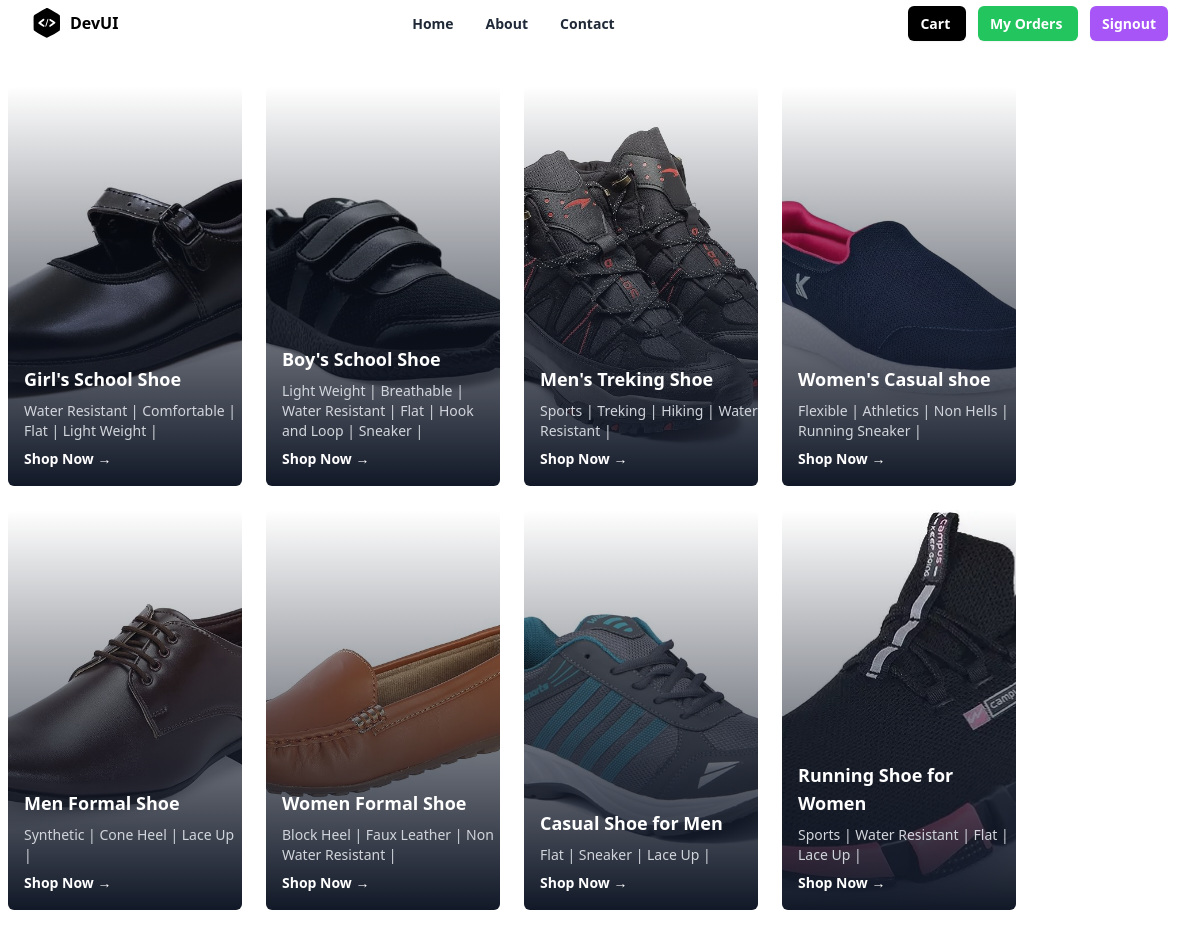
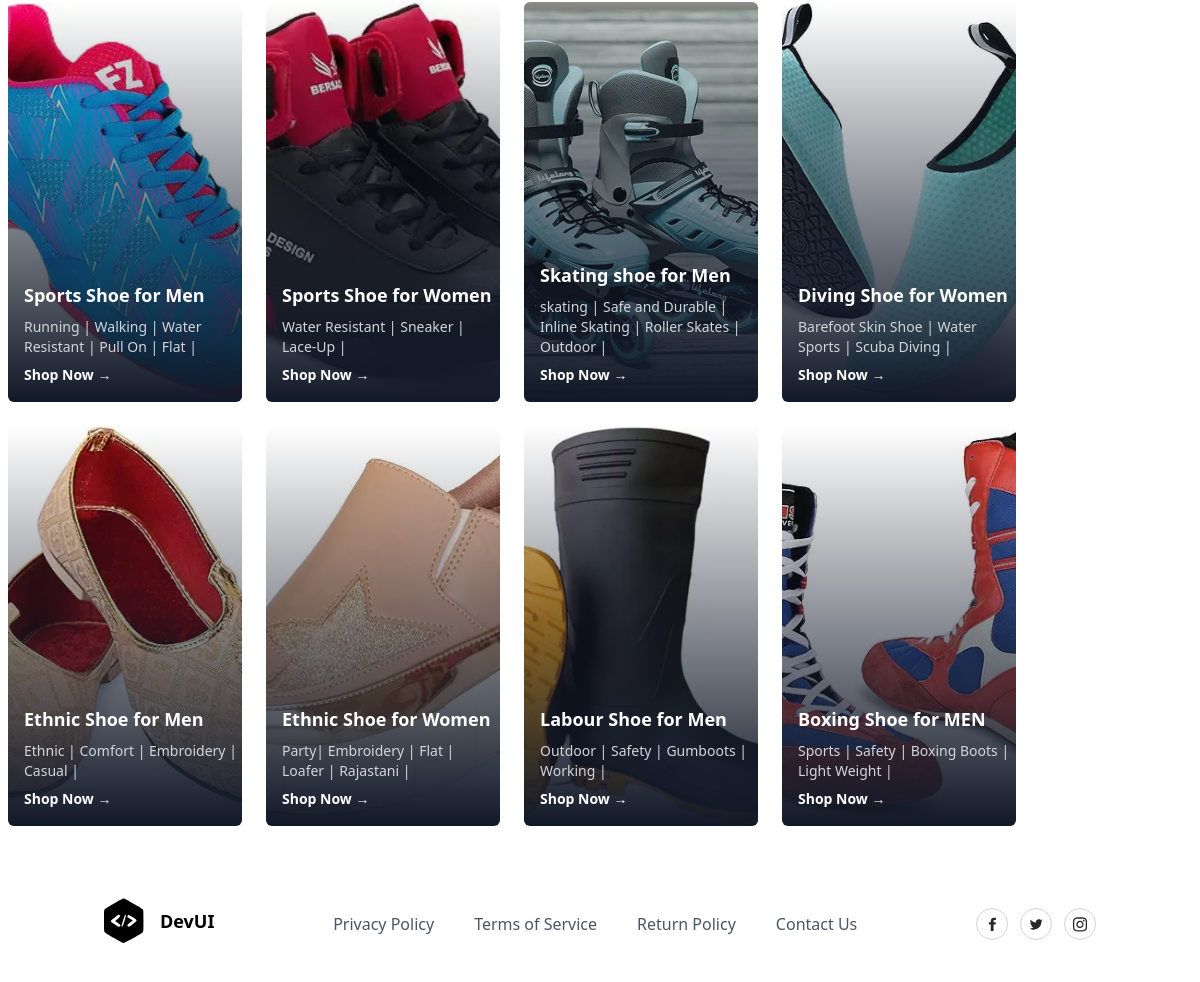
The app's page /index/ with its own data (2 pictures, top to bottom).
### shoestore/models.py (models this page shows, shortened)
class Product(models.Model):
    title=models.CharField(max_length=100)
    description=models.TextField(null=True,blank=True)
    size_object=models.ManyToManyField(Size,null=True,blank=True)
    season_object=models.ManyToManyField(Season,null=True,blank=True)
    material_object=models.ForeignKey(Material,on_delete=models.CASCADE)
    category_object=models.ForeignKey(Category,on_delete=models.CASCADE)
    brand_object=models.ForeignKey(Brand,on_delete=models.CASCADE)
    image=models.ImageField(upload_to="product_images",null=True,blank=True,default="product_images/default.jpg")
    price=models.PositiveIntegerField()
    tag_object=models.ManyToManyField(Tag,null=True,blank=True)
    created_date=models.DateTimeField(auto_now_add=True)
    updated_date=models.DateTimeField(auto_now=True)
    is_active=models.BooleanField(default=True)

### shoestore/views.py (the view)
# urls.py: path("index/",views.IndexView.as_view(),name="index"),
class IndexView(View):
    def get(self,request,*args,**kwargs):
        qs=Product.objects.all()
        return render(request,"index.html",{"data":qs})

### shoestore/templates/index.html
{%extends 'base.html'%}
{%block main_block%}
    <div class="container">
        <div class="mx-auto grid w-full max-w-7xl items-center space-y-4 px-2 py-10 md:grid-cols-2 md:gap-6 md:space-y-0 lg:grid-cols-4">
            {%for p in data%}
            <div class="relative aspect-[16/9]  w-auto rounded-md md:aspect-auto md:h-[400px]">
                <img
                  src="{{p.image.url}}"
                  alt="AirMax Pro"
                  class="z-0 h-full rounded-md object-cover"
                />
                <div class="absolute inset-0 rounded-md bg-gradient-to-t from-gray-900 to-transparent"></div>
                <div class="absolute bottom-4 left-4 text-left">
                  <h1 class="text-lg font-semibold text-white">{{p.title}}</h1>
                  <p class="mt-2 text-sm text-gray-300">
                    {{p.description}}
                  </p>
                  <a href="{%url 'product-detail' p.id%}" class="mt-2 inline-flex cursor-pointer items-center text-sm font-semibold text-white">
                    Shop Now →
                  </a>
                </div>
              </div>
            {%endfor%}
          </div>
    </div>
{%endblock%}

### shoestore/templates/base.html (shortened to what this page needs)
<!DOCTYPE html>
<html lang="en">
<head>
    <script src="https://cdn.tailwindcss.com"></script>
</head>
<body>
    <div class="relative w-full bg-white">
        <div class="mx-auto flex max-w-7xl items-center justify-between px-4 py-2 sm:px-6 lg:px-8">
          <div class="inline-flex items-center space-x-2">
            <span>
            </span>
            <span class="font-bold">DevUI</span>
          </div>
          <div class="hidden lg:block">
            <ul class="inline-flex space-x-8">
              <li>
                <a
                  href="#"
                  class="text-sm font-semibold text-gray-800 hover:text-gray-900"
                >
                  Home
                </a>
              </li>
              <li>
                <a
                  href="#"
                  class="text-sm font-semibold text-gray-800 hover:text-gray-900"
                >
                  About
                </a>
              </li>
              <li>
                <a
                  href="#"
                  class="text-sm font-semibold text-gray-800 hover:text-gray-900"
                >
                  Contact
                </a>
              </li>
            </ul>
          </div>
          <div class="hidden lg:block">
            <a
              href="{%url 'cart-summary'%}"
              class="rounded-md bg-black px-3 py-2 text-sm font-semibold text-white shadow-sm hover:bg-black/80 focus-visible:outline focus-visible:outline-2 focus-visible:outline-offset-2 focus-visible:outline-black"
            >
              Cart
            </a>
            <a
              href="{%url 'order-summary'%}"
              class="rounded-md  ms-3 bg-green-500 px-3 py-2 text-sm font-semibold text-white shadow-sm hover:bg-black/80 focus-visible:outline focus-visible:outline-2 focus-visible:outline-offset-2 focus-visible:outline-black"
            >
              My Orders
            </a>
            <a
            href="{%url 'signout'%}"
            class="rounded-md ms-3 bg-purple-500 px-3 py-2 text-sm font-semibold text-white shadow-sm hover:bg-black/80 focus-visible:outline focus-visible:outline-2 focus-visible:outline-offset-2 focus-visible:outline-black"
          >
            Signout
          </a>
          </div>
        </div>
      </div>
    {%block main_block%}
    {%endblock%}
    <section class="relative overflow-hidden bg-white py-8">
        <div class="container relative z-10 mx-auto px-4">
          <div class="-m-8 flex flex-wrap items-center justify-between">
            <div class="w-auto p-8">
              <a href="#">
                <div class="inline-flex items-center">
                  <span class="ml-4 text-lg font-bold">DevUI</span>
                </div>
              </a>
            </div>
            <div class="w-auto p-8">
              <ul class="-m-5 flex flex-wrap items-center">
                <li class="p-5">
                  <a class="font-medium text-gray-600 hover:text-gray-700" href="#">
                    Privacy Policy
                  </a>
                </li>
                <li class="p-5">
                  <a class="font-medium text-gray-600 hover:text-gray-700" href="#">
                    Terms of Service
                  </a>
                </li>
                <li class="p-5">
                  <a class="font-medium text-gray-600 hover:text-gray-700" href="#">
                    Return Policy
                  </a>
                </li>
                <li class="p-5">
                  <a class="font-medium text-gray-600 hover:text-gray-700" href="#">
                    Contact Us
                  </a>
                </li>
              </ul>
            </div>
            <div class="w-auto p-8">
              <div class="-m-1.5 flex flex-wrap">
                <div class="w-auto p-1.5">
                  <a href="#">
                    <div class="flex h-8 w-8 items-center justify-center rounded-full border border-gray-300 hover:border-gray-400">
                    </div>
                  </a>
                </div>
                <div class="w-auto p-1.5">
                  <a href="#">
                    <div class="flex h-8 w-8 items-center justify-center rounded-full border border-gray-300 hover:border-gray-400">
                    </div>
                  </a>
                </div>
                <div class="w-auto p-1.5">
                  <a href="#">
                    <div class="flex h-8 w-8 items-center justify-center rounded-full border border-gray-300 hover:border-gray-400">
                    </div>
                  </a>
                </div>
              </div>
            </div>
          </div>
        </div>
      </section>
</body>
</html>

### records on screen
Product: image (picture), title "Girl's School Shoe", description "Water Resistant | Comfortable | Flat | Light Weight |"
Product: image (picture), title "Boy's School Shoe", description "Light Weight | Breathable | Water Resistant | Flat | Hook and Loop | Sneaker |"
Product: image (picture), title "Men's Treking Shoe", description "Sports | Treking | Hiking | Water Resistant |"
Product: image (picture), title "Women's Casual shoe", description "Flexible | Athletics | Non Hells | Running Sneaker |"
Product: image (picture), title "Men Formal Shoe", description "Synthetic | Cone Heel | Lace Up |"
Product: image (picture), title "Women Formal Shoe", description "Block Heel | Faux Leather | Non Water Resistant |"
Product: image (picture), title "Casual Shoe for Men", description "Flat | Sneaker | Lace Up |"
Product: image (picture), title "Running Shoe for Women", description "Sports | Water Resistant | Flat | Lace Up |"
Product: image (picture), title "Sports Shoe for Men", description "Running | Walking | Water Resistant | Pull On | Flat |"
Product: image (picture), title "Sports Shoe for Women", description "Water Resistant | Sneaker | Lace-Up |"
Product: image (picture), title "Skating shoe for Men", description "skating | Safe and Durable | Inline Skating | Roller Skates | Outdoor |"
Product: image (picture), title "Diving Shoe for Women", description "Barefoot Skin Shoe | Water Sports | Scuba Diving |"
Product: image (picture), title "Ethnic Shoe for Men", description "Ethnic | Comfort | Embroidery | Casual |"
Product: image (picture), title "Ethnic Shoe for Women", description "Party| Embroidery | Flat | Loafer | Rajastani |"
Product: image (picture), title "Labour Shoe for Men", description "Outdoor | Safety | Gumboots | Working |"
Product: image (picture), title "Boxing Shoe for MEN", description "Sports | Safety | Boxing Boots | Light Weight |"
